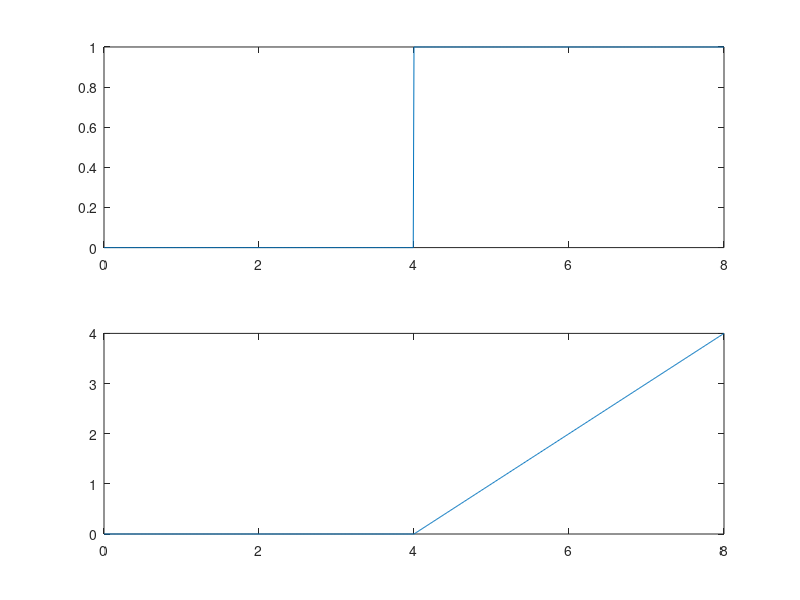

Reproduce this figure in MATLAB.

 %question5
 subplot(2,1,1);
 t = 0:0.01:8;
 x =  t>=4;
 stem(t,x,'r');
 xlabel('time');
 ylabel('amplitude');
 plot(t,x);
 
 subplot(2,1,2);
 t = 0:0.01:8;
 x =  (t>=4).*(t-4);
 stem(t,x,'r');
 xlabel('time');
 ylabel('amplitude');
 plot(t,x);
 
 
 



 